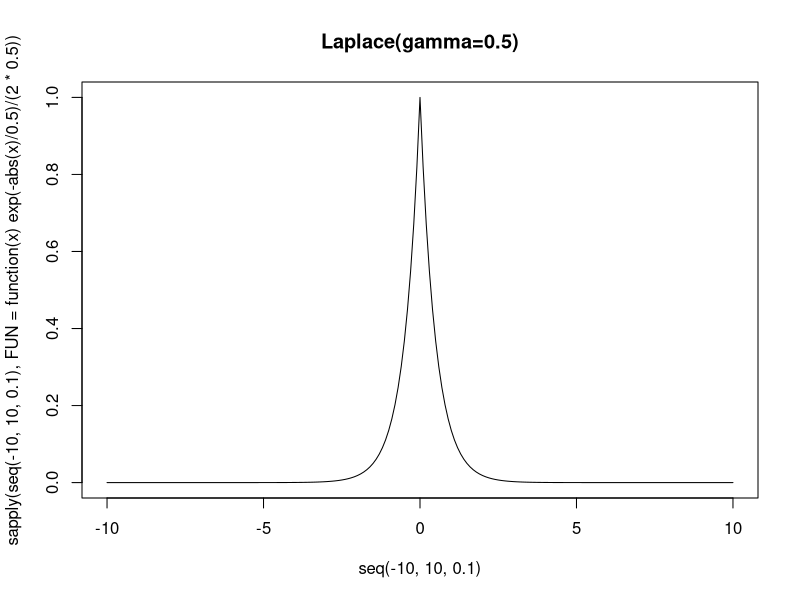

R code for this plot:
## ---- chunk 1
plot(x=seq(-10,10,0.1), y = sapply(seq(-10,10,0.1), FUN = function(x) exp(-abs(x)/0.5)/(2*0.5)), type='l',main='Laplace(gamma=0.5)')
